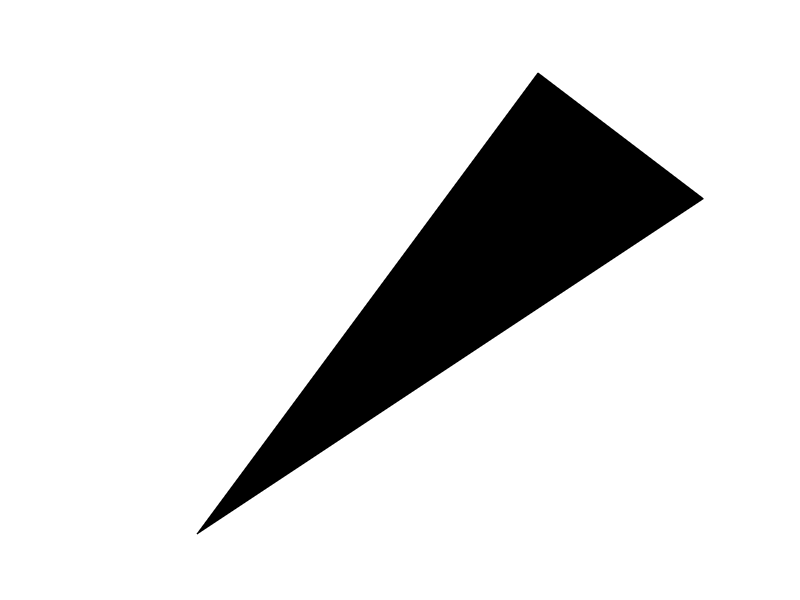
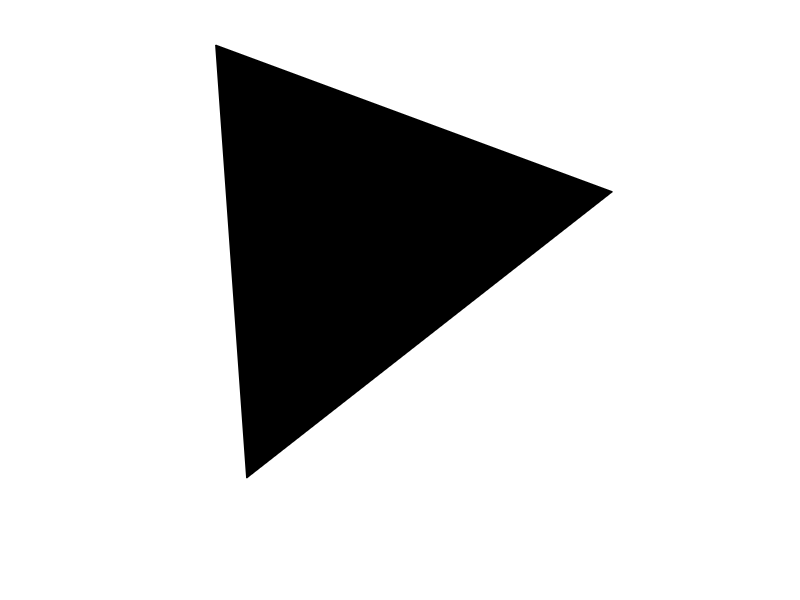
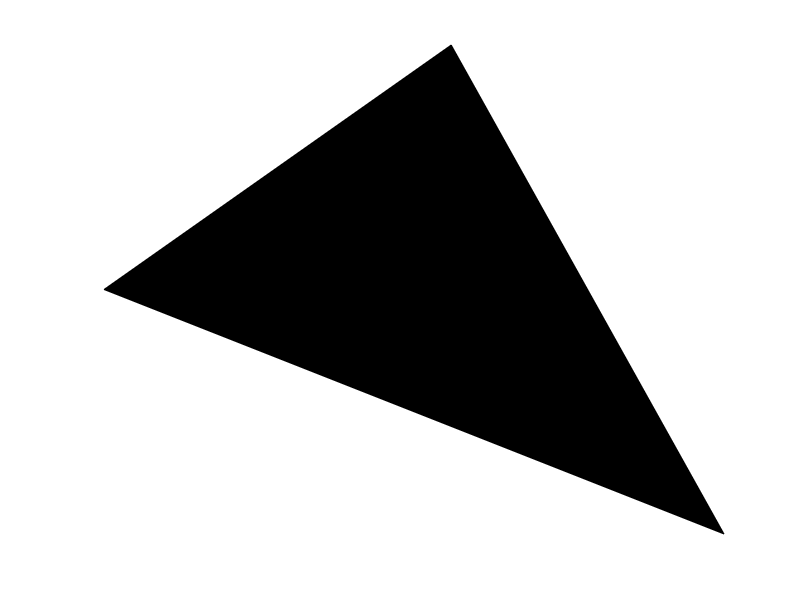
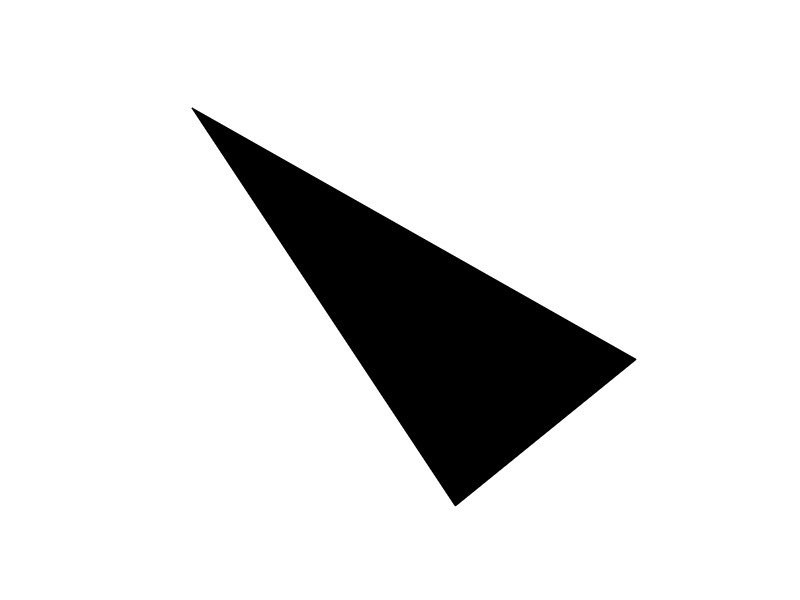

These charts were generated, in order, by the following MATLAB code:
size = 100;
for i = 1:100
   R = randi(size/2);
   x = randi(size-R);
   y = randi(size-R);
   
   points = zeros(3, 2);
   thetas = rand(1, 3) * (2*pi);
   idx = 1;
   for theta = thetas
        p = round(x + R * cos(theta));
        n = round(y + R * sin(theta));
        points(idx, :) = [p, n];
        idx = idx + 1;
   end
   
   figure('Position', [100, 100, 100, 100], 'Color', 'w', 'Visible', 'off');
   fill(points(:, 1), points(:, 2), 'k')
   axis off
   f = getframe(gcf);
   
   imwrite(f.cdata, strcat('triangle-', num2str(i), '.png'))
   close all
end